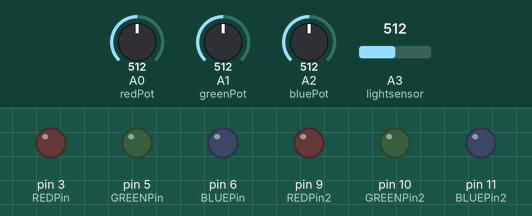
This sketch was run on a simulated Arduino Uno, built with avr-gcc and run on an emulated ATmega328P. Parts: output pins drawn as LEDs (lit = HIGH). The inputs (shaded band) are chosen by the test bench; at power-on: A3 (lightsensor) = 512, A0 (redPot) = 512, A1 (greenPot) = 512, A2 (bluePot) = 512.

Above: at 1.2 s.
1.3 s: A3 (lightsensor) set to 104
2.8 s: A3 (lightsensor) set to 94
At 4.7 s:
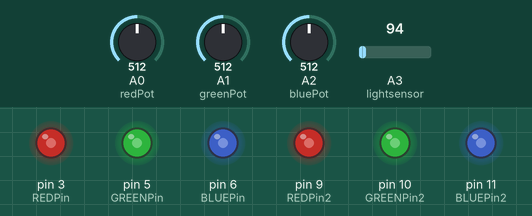
5.0 s: A0 (redPot) set to 716
At 6.1 s:
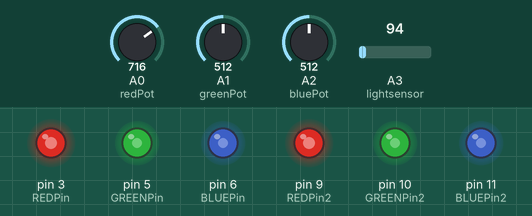
6.8 s: A1 (greenPot) set to 716
At 7.4 s:
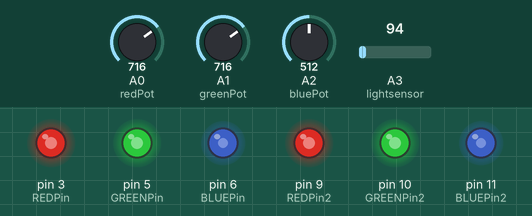
8.6 s: A2 (bluePot) set to 716
At 10.0 s:
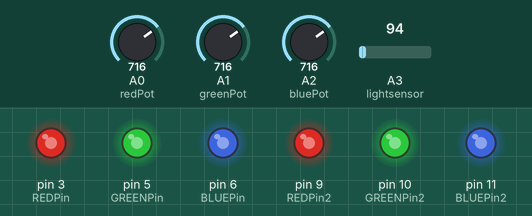
10.4 s: A0 (redPot) set to 992
At 11.9 s:
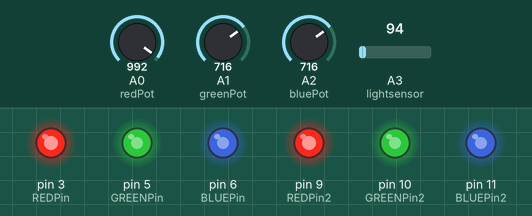
Timing chart, 0 to 13.2 s (numbered marks = the images above; inputs shaded):
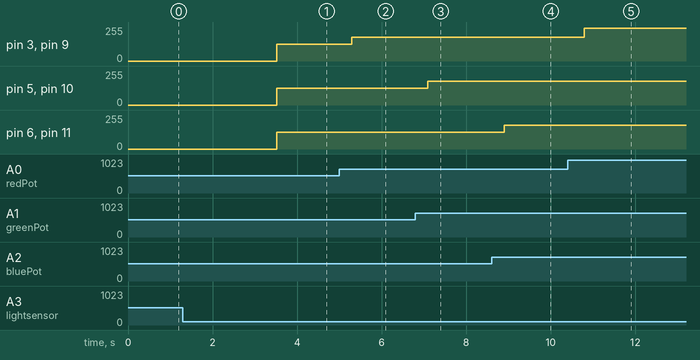

Measured:
- the behaviour switches between 100 and 99 on A3 (lightsensor) (found by bisection; images 0 and 1)
- after the input at 1.3 s, every drawn part: stays the same
- after the input at 2.8 s, pin 3 (REDPin), pin 5 (GREENPin), pin 6 (BLUEPin), pin 9 (REDPin2), pin 10 (GREENPin2), pin 11 (BLUEPin2): 0/255 → 127/255 after 0.72 s
- after the input at 5.0 s, pin 3 (REDPin), pin 9 (REDPin2): 127/255 → 178/255 after 0.29 s
- after the input at 6.8 s, pin 5 (GREENPin), pin 10 (GREENPin2): 127/255 → 178/255 after 0.30 s
- after the input at 8.6 s, pin 6 (BLUEPin), pin 11 (BLUEPin2): 127/255 → 178/255 after 0.30 s
- after the input at 10.4 s, pin 3 (REDPin), pin 9 (REDPin2): 178/255 → 246/255 after 0.39 s

The sketch:

rgb_led_lamp_shield.ino
```cpp
// digital pwm outputs for leds
const int REDPin = 3;    // RED pin of the LED to PWM pin 4
const int GREENPin = 5;  // GREEN pin of the LED to PWM pin 5
const int BLUEPin = 6;   // BLUE pin of the LED to PWM pin 6

const int REDPin2 = 9;    // RED pin of the LED to PWM pin 4
const int GREENPin2 = 10;  // GREEN pin of the LED to PWM pin 5
const int BLUEPin2 = 11;   // BLUE pin of the LED to PWM pin 6

int brightnessRed = 0; // LED brightness
int brightnessGreen = 0; // LED brightness
int brightnessBlue = 0; // LED brightness

// analog inputs
const int redPot = 0;
const int greenPot = 1;
const int bluePot = 2;

// electronic brick analog light sensor (seeed studio)
const int lightsensor = 3;

int rVal = 0;
int gVal = 0;
int bVal = 0;
int lightVal = 0;

boolean on = false;
boolean previousState = false;
String onStr = "";

const int buttonPin = 2;    // the pin that the pushbutton is attached to
int buttonState = 0;         // current state of the button
int lastButtonState = 0;     // previous state of the button
int buttonPushCounter = 0;

void setup()
{
  pinMode(REDPin, OUTPUT);
  pinMode(GREENPin, OUTPUT);
  pinMode(BLUEPin, OUTPUT);
  pinMode(REDPin2, OUTPUT);
  pinMode(GREENPin2, OUTPUT);
  pinMode(BLUEPin2, OUTPUT);

  Serial.begin(9600);
}

void loop()
{

  // get pot vals
  rVal = analogRead(redPot);
  gVal = analogRead(greenPot);
  bVal = analogRead(bluePot);
  lightVal = analogRead(lightsensor);

  if (lightVal < 100)
    on = true;
  else
    on = false;

  if (on) {
    fadeOn();
  }
  else {
    fadeToBlack();
  }

  analogWrite(REDPin, brightnessRed);
  analogWrite(GREENPin, brightnessGreen);
  analogWrite(BLUEPin, brightnessBlue);
  analogWrite(REDPin2, brightnessRed);
  analogWrite(GREENPin2, brightnessGreen);
  analogWrite(BLUEPin2, brightnessBlue);
}

void fadeOn(){

  if(brightnessRed < map(rVal,0,1025,0,255))
    brightnessRed++;
  else
    brightnessRed = map(rVal,0,1025,0,255);

  if(brightnessBlue < map(bVal,0,1025,0,255))
    brightnessBlue++;
  else
    brightnessBlue =  map(bVal,0,1025,0,255);

  if (brightnessGreen < map(gVal,0,1025,0,255))
    brightnessGreen++;
  else
    brightnessGreen = map(gVal,0,1025,0,255);

  delay(5);
}

void fadeToBlack(){
  if (brightnessRed-- < 1)
    brightnessRed = 0;
  if (brightnessGreen-- < 1)
    brightnessGreen = 0;
  if (brightnessBlue-- < 1)
    brightnessBlue = 0;

  delay(10);
}
```
